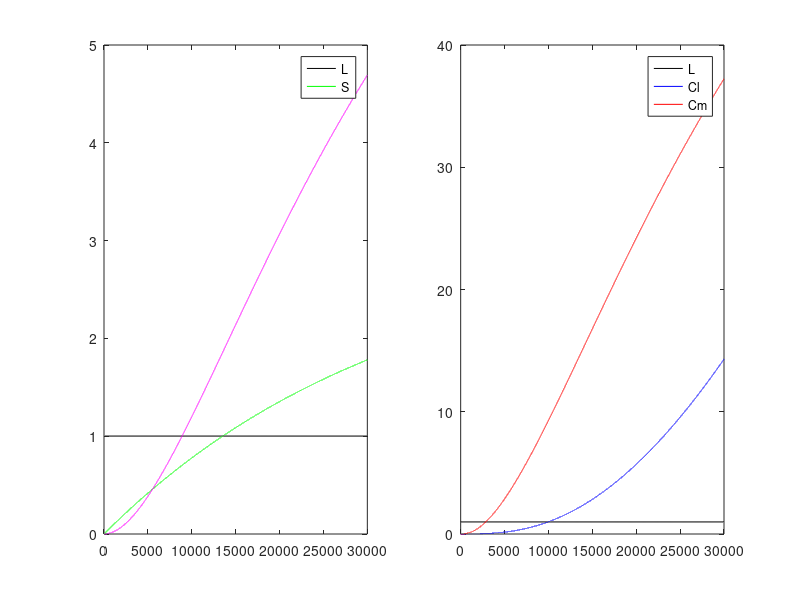

The MATLAB source for this figure:
dt=0.01;Tmax=30000;
L=zeros(1,Tmax);L(1)=1;     %LT-HSC (initial value 1)
S=zeros(1,Tmax);S(1)=0;     %ST-HSC (initial value 0)
M=zeros(1,Tmax);M(1)=0;     %MPP (initial value 0)
Cl=zeros(1,Tmax);Cl(1)=0;   %Lymphocyte common progenitor cell (initial value 0)
Cm=zeros(1,Tmax);Cm(1)=0;   %Myeloid common progenitor cell (initial value 0)
p1=0.009;p2=0.042;p3=4;
d1=0.009;d2=0.045;d3=0.022;d4=3.992;d5=0.00;d6=0.5;
for T=1:Tmax-1
    L(T+1)=L(T)+dt*(p1-d1)*L(T);
    S(T+1)=S(T)+dt*(d1*L(T)+(p2-d2)*S(T));
    M(T+1)=M(T)+dt*(d2*S(T)+(p3-d3-d4)*M(T));
    Cl(T+1)=Cl(T)+dt*(d3*M(T)-d5*Cl(T));
    Cm(T+1)=Cm(T)+dt*(d4*M(T)-d6*Cm(T));
end
X=1:Tmax;figure('Position',[0 300 1000 400]);
subplot(1,2,1);plot(X, L, 'k', X, S, 'g', X, M, 'm');legend('L','S');
subplot(1,2,2);plot(X, L, 'k', X, Cl, 'b', X, Cm, 'r');legend('L','Cl','Cm');